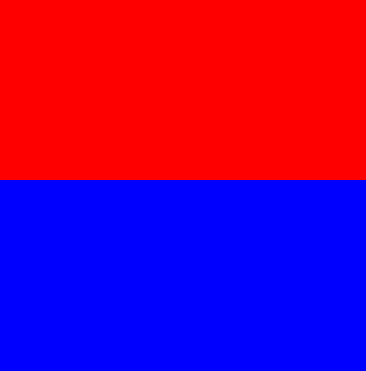
#> input picture histogram/red_blue.jpg, 366 x 371 px
$ python histogram.py
#> lines starting #> are read from the running program, lines starting #| are printed output that depends on the picture
import cv2
import matplotlib.pyplot as plt
import numpy as np

#resmi içe aktar
img=cv2.imread("red_blue.jpg")
#> img is the input picture: shape (371, 366, 3); mean B, G, R 131.3, 0, 123.7
img_vis=cv2.cvtColor(img,cv2.COLOR_BGR2RGB)
plt.figure(),plt.imshow(img_vis),plt.show()

print(img.shape)
#| (371, 366, 3)

img_hist=cv2.calcHist([img],channels=[0],mask=None,histSize=[256],ranges=[0,256])
#> img_hist = 256 values, max 69906 at index 255, min 0 at index 1, mean 530.4
print(img_hist.shape)
#| (256, 1)
plt.figure(),plt.plot(img_hist),plt.show()
#> figure, not shown here; curve peaks at x = 255, y = 69906

color=("b","g","r")
plt.figure()
for i,c in enumerate(color):
    hist=cv2.calcHist([img],channels=[i],mask=None,histSize=[256],ranges=[0,256])
    plt.plot(hist,color=c)
plt.show()
#> figure, not shown here; curve peaks at x = 255, y = 69906; curve peaks at x = 0, y = 135786; curve peaks at x = 0, y = 69906

#
golden_gate=cv2.imread("goldenGate.jpg")
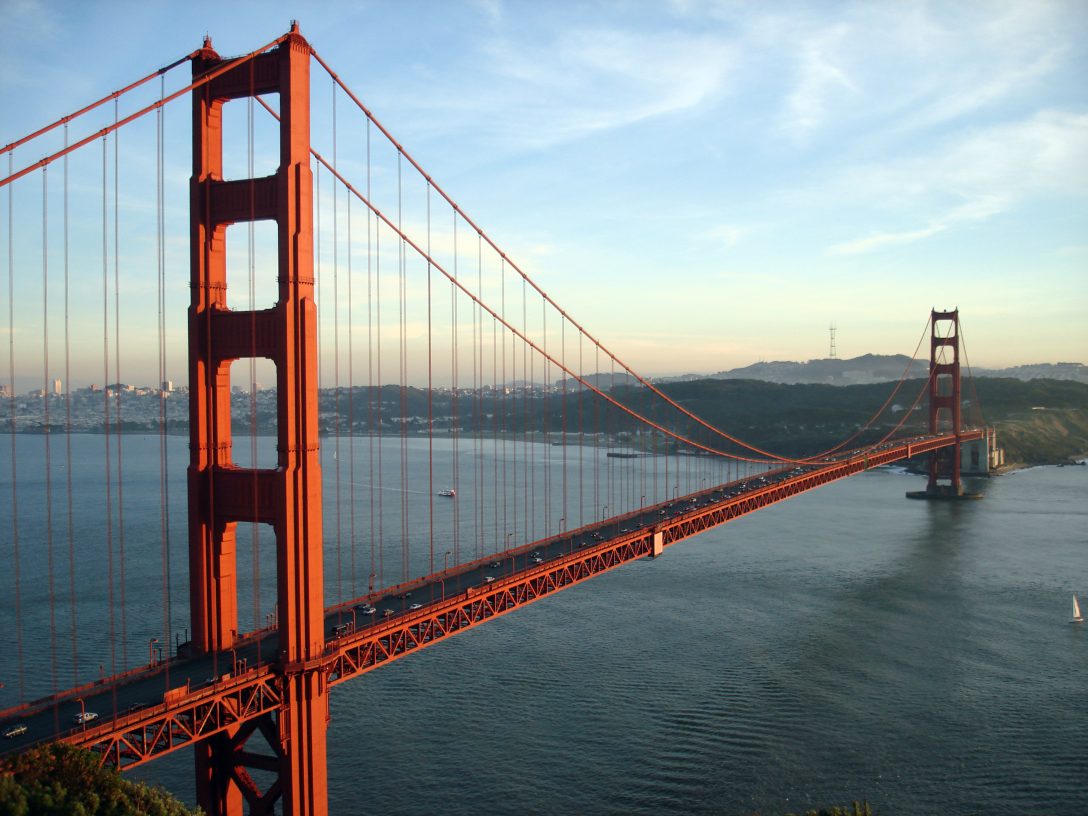
#> input picture histogram/goldenGate.jpg, 3264 x 2448 px (shown at 1/3 size)
#> golden_gate is the input picture: shape (2448, 3264, 3); mean B, G, R 141.3, 138.3, 130.3
golden_gate_vis=cv2.cvtColor(golden_gate,cv2.COLOR_BGR2RGB)
plt.figure(),plt.imshow(golden_gate_vis),plt.show()

print(golden_gate.shape)
#| (2448, 3264, 3)
mask=np.zeros(golden_gate.shape[:2],np.uint8)
plt.figure(),plt.imshow(mask,cmap="gray"),plt.show()

mask[1500:2000,1000:2000]=255
plt.figure(),plt.imshow(mask,cmap="gray")
masked_img_vis=cv2.bitwise_and(golden_gate_vis,golden_gate_vis,mask=mask)
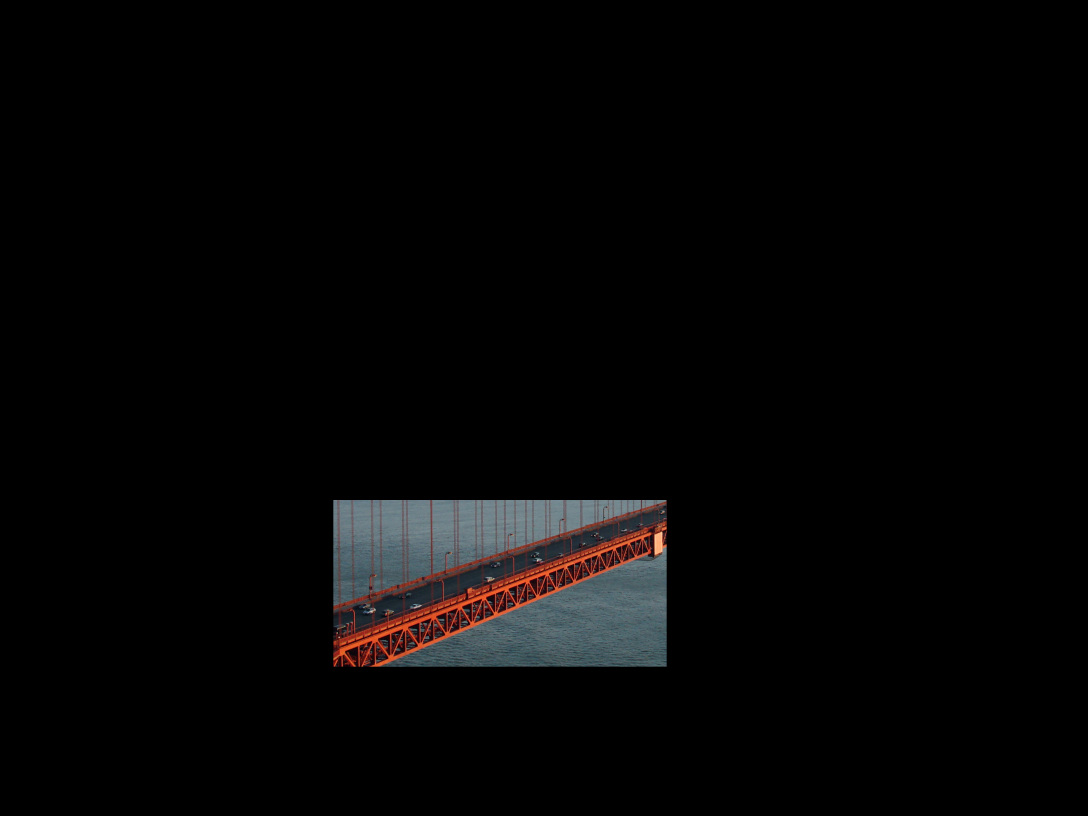
#> masked_img_vis: shape (2448, 3264, 3) (shown at 1/3 size); mean R, G, B 5.8, 5.3, 5.4
plt.figure(),plt.imshow(masked_img_vis,cmap="gray"),plt.show()
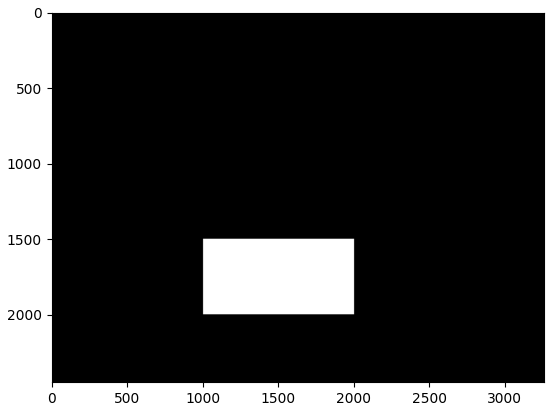
#> figure drawn by matplotlib, 1 panel

masked_img=cv2.bitwise_and(golden_gate,golden_gate,mask=mask)
masked_img_hist=cv2.calcHist([golden_gate],channels=[0],mask=mask,histSize=[256],ranges=[0,256])
#> masked_img_hist = 256 values, max 7664 at index 105, min 0 at index 182, mean 1953.1
plt.figure(),plt.plot(masked_img_hist),plt.show()
#> figure, not shown here; curve peaks at x = 105, y = 7664
#histogram eşitleme
#karşıtlık arttırma
img=cv2.imread("hist_equ.jpg",0)
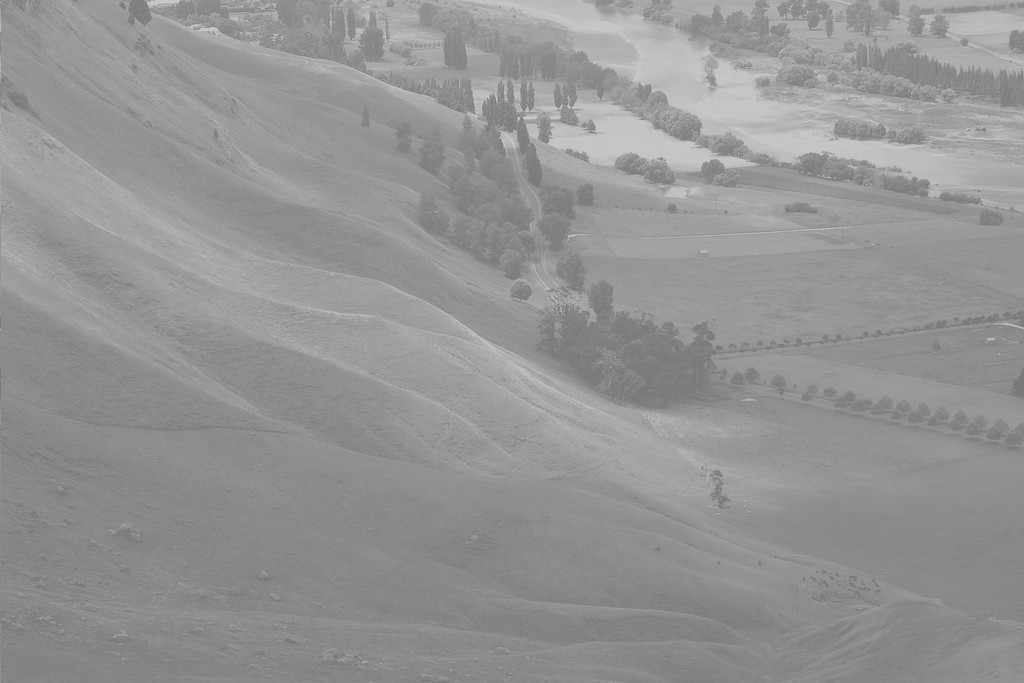
#> input picture histogram/hist_equ.jpg, 1024 x 683 px
#> img is the input picture: shape (683, 1024); min 114, max 208, mean 148
plt.figure(),plt.imshow(img,cmap="gray"),plt.show()
img_hist=cv2.calcHist([img],channels=[0],mask=None,histSize=[256],ranges=[0,256])
#> img_hist = 256 values, max 28701 at index 137, min 0 at index 0, mean 2732
plt.figure(),plt.plot(img_hist),plt.show()
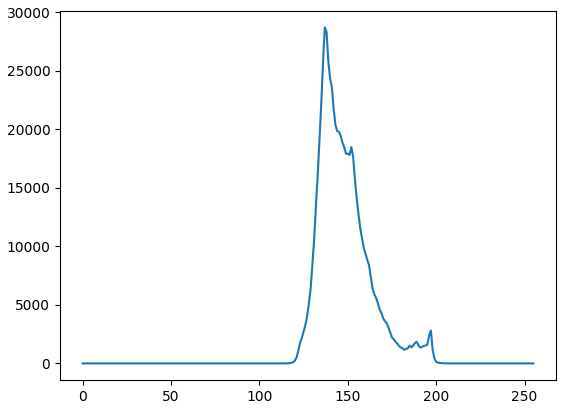
#> figure drawn by matplotlib, 1 panel; curve peaks at x = 137, y = 28701
eq_hist=cv2.equalizeHist(img)
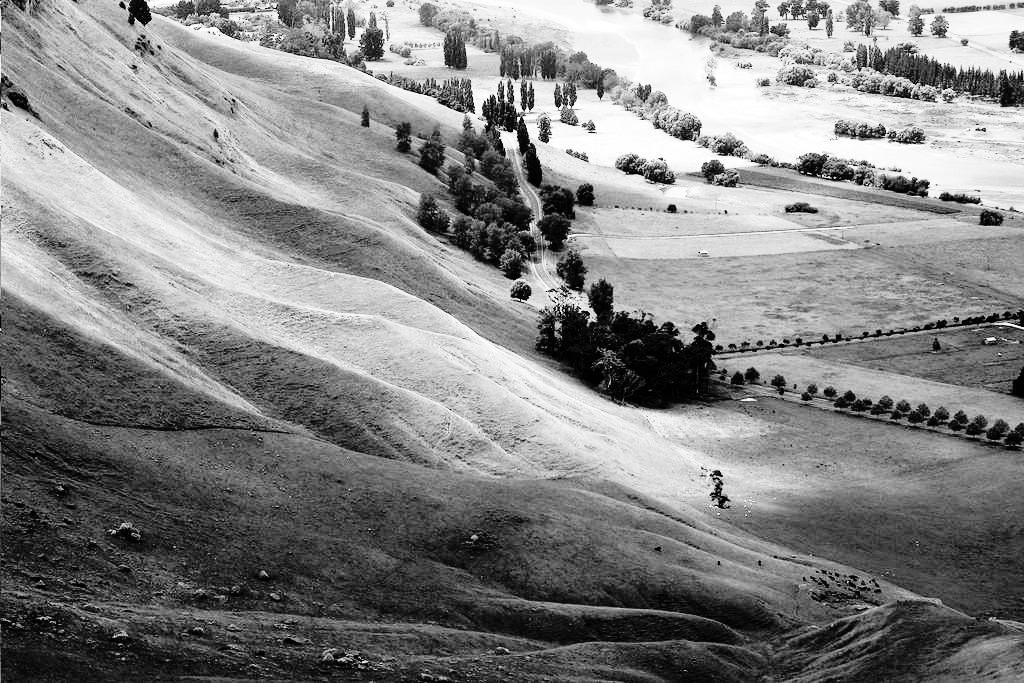
#> eq_hist: shape (683, 1024); min 0, max 255, mean 130.5
plt.figure(),plt.imshow(eq_hist,cmap="gray"),plt.show()

eq_img_hist=cv2.calcHist([eq_hist],channels=[0],mask=None,histSize=[256],ranges=[0,256])
#> eq_img_hist = 256 values, max 28701 at index 63, min 0 at index 5, mean 2732
plt.figure(),plt.plot(eq_img_hist),plt.show()
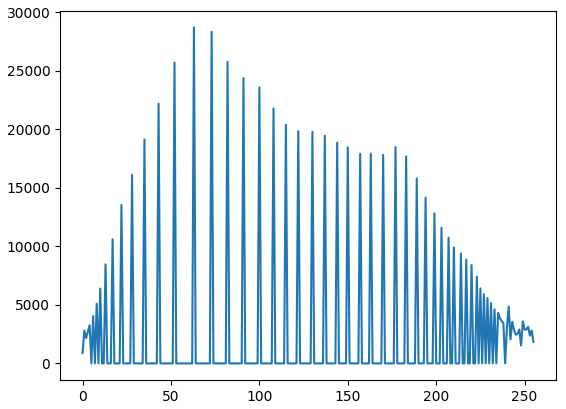
#> figure drawn by matplotlib, 1 panel; curve peaks at x = 63, y = 28701
